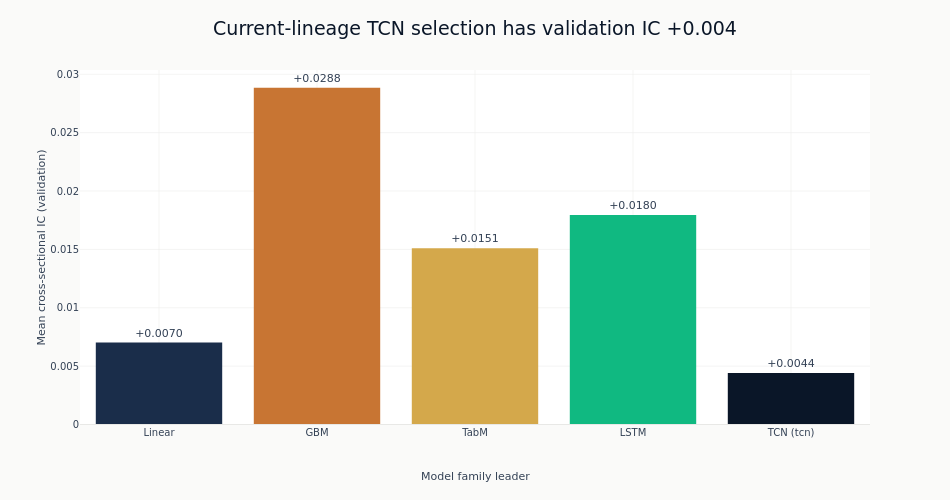

Notebook source saved alongside this figure:
### Markdown cell above
The chart keeps all family leaders on the same validation-IC scale.

### Code cell
comparison_figure = go.Figure(
    go.Bar(
        x=comparison_names,
        y=comparison_values,
        marker_color=comparison_colors,
        text=[f"{value:+.4f}" for value in comparison_values],
        textposition="outside",
        cliponaxis=False,
    )
)
comparison_figure.add_hline(y=0, line=dict(color=style.COLORS["silver_muted"], width=1))
comparison_figure.update_layout(
    title=comparison_title,
    height=500,
    width=950,
    margin=dict(t=70, b=75),
)
comparison_figure.update_xaxes(title_text=None)
comparison_figure.add_annotation(
    text="Model family leader",
    x=0.5,
    y=-0.17,
    xref="paper",
    yref="paper",
    showarrow=False,
)
comparison_figure.update_yaxes(title_text="Mean cross-sectional IC (validation)")
comparison_figure.show()

### Figure 1 — Plotly figure (JSON) as saved in the notebook; plotly's stock layout.template omitted (floating-point values rounded to 4 significant figures)
{"data": [{"cliponaxis": false, "marker": {"color": ["#1a2d4a", "#C87533", "#D4A84B", "#10b981", "#0a1628"]}, "text": ["+0.0070", "+0.0288", "+0.0151", "+0.0180", "+0.0044"], "textposition": "outside", "type": "bar", "x": ["Linear", "GBM", "TabM", "LSTM", "TCN (tcn)"], "y": [0.007021, 0.02885, 0.0151, 0.01796, 0.004411]}], "layout": {"annotations": [{"showarrow": false, "text": "Model family leader", "x": 0.5, "xref": "paper", "y": -0.17, "yref": "paper"}], "height": 500, "margin": {"b": 75, "t": 70}, "shapes": [{"line": {"color": "#e8e8e6", "width": 1}, "type": "line", "x0": 0, "x1": 1, "xref": "x domain", "y0": 0, "y1": 0, "yref": "y"}], "title": {"text": "Current-lineage TCN selection has validation IC +0.004"}, "width": 950, "yaxis": {"title": {"text": "Mean cross-sectional IC (validation)"}}}}
